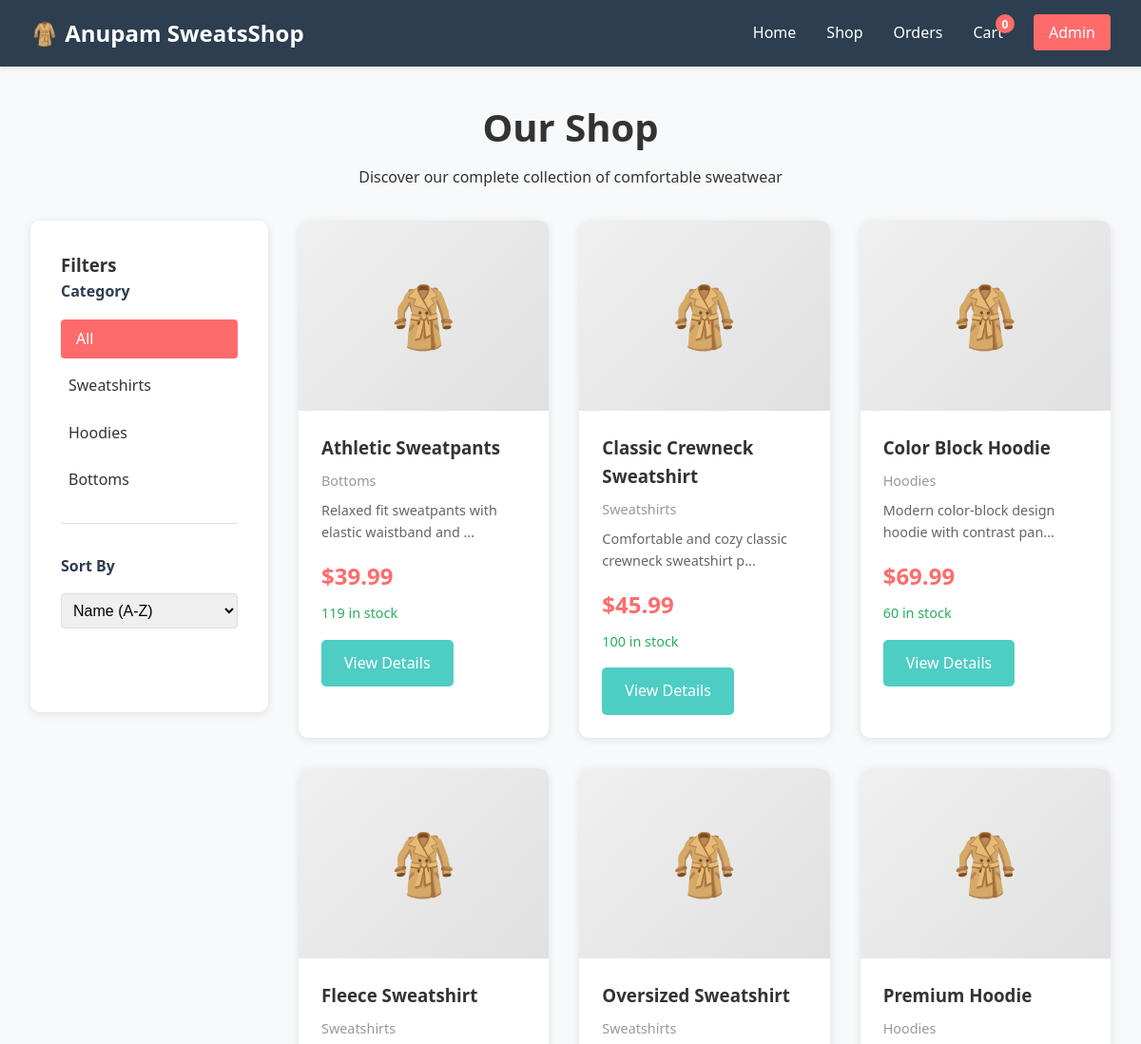
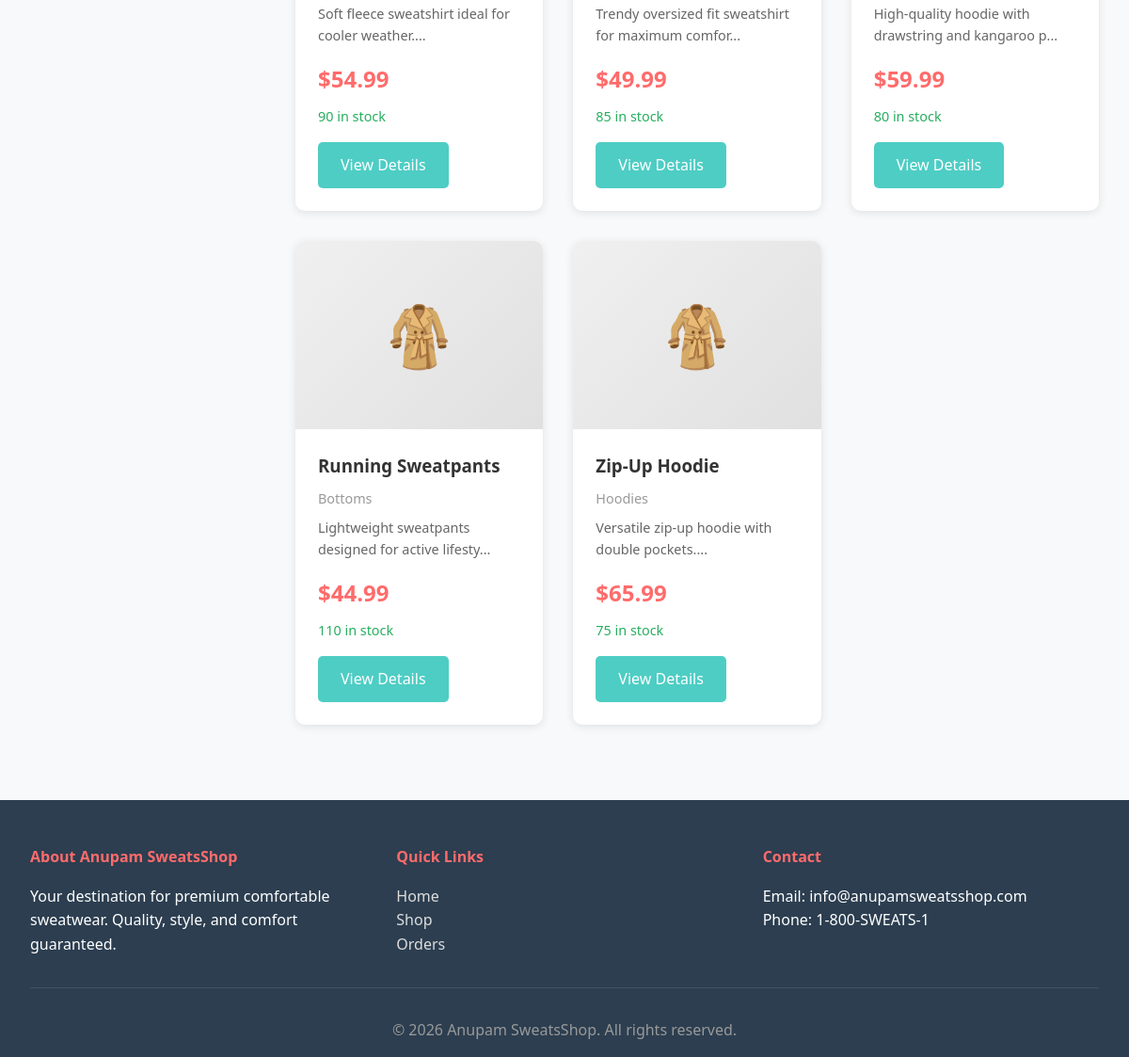
Page /shop on the committed database (2 pictures, top to bottom).
### app.py (models this page shows, shortened)
class Product(db.Model):
    __tablename__ = 'products'
    id = db.Column(db.Integer, primary_key=True)
    name = db.Column(db.String(100), nullable=False, unique=True)
    description = db.Column(db.Text)
    price = db.Column(db.Float, nullable=False)
    stock = db.Column(db.Integer, default=0)
    category = db.Column(db.String(50))
    image_url = db.Column(db.String(255))
    created_at = db.Column(db.DateTime, default=datetime.utcnow)
    orders = db.relationship('OrderItem', backref='product', lazy=True)

### app.py (the view)
@app.route('/shop')
def shop():
    category = request.args.get('category', None)
    sort = request.args.get('sort', 'name')
    query = Product.query
    if category:
        query = query.filter_by(category=category)
    if sort == 'price_low':
        query = query.order_by(Product.price.asc())
    elif sort == 'price_high':
        query = query.order_by(Product.price.desc())
    elif sort == 'newest':
        query = query.order_by(Product.created_at.desc())
    else:
        query = query.order_by(Product.name.asc())
    products = query.all()
    categories = db.session.query(Product.category).distinct().all()
    return render_template('shop.html', products=products, categories=categories, current_category=category)

### app.py (called while the page is built)
def get_cart_from_session():
    return session.get('cart', {})

@app.context_processor
def inject_cart_count():
    cart = get_cart_from_session()
    cart_count = sum(item['quantity'] for item in cart.values())
    return dict(cart_count=cart_count)

### templates/shop.html (shortened to what this page needs)
{% extends 'base.html' %}
{% block content %}
<div class="shop-header">
    <h1>Our Shop</h1>
    <p>Discover our complete collection of comfortable sweatwear</p>
</div>
<div class="shop-container">
    <aside class="shop-sidebar">
        <h3>Filters</h3>
        <div class="filter-group">
            <h4>Category</h4>
            <div class="filter-options">
                <a href="/shop" class="filter-link {% if not current_category %}active{% endif %}">All</a>
                {% for cat in categories %}
                    <a href="/shop?category={{ cat[0] }}"
                       class="filter-link {% if current_category == cat[0] %}active{% endif %}">
                        {{ cat[0] }}
                    </a>
                {% endfor %}
            </div>
        </div>
        <div class="filter-group">
            <h4>Sort By</h4>
            <select class="sort-select" onchange="window.location.href='/shop?sort=' + this.value">
                <option value="name">Name (A-Z)</option>
            </select>
        </div>
    </aside>
    <section class="shop-products">
        <div class="products-grid">
            {% if products %}
                {% for product in products %}
                <div class="product-card">
                    <div class="product-image">
                        <div class="product-placeholder">🧥</div>
                    </div>
                    <div class="product-info">
                        <h3>{{ product.name }}</h3>
                        <p class="category">{{ product.category }}</p>
                        <p class="description">{{ product.description[:50] }}...</p>
                        <p class="price">${{ "%.2f"|format(product.price) }}</p>
                        <p class="stock {% if product.stock > 0 %}in-stock{% else %}out-of-stock{% endif %}">
                            {% if product.stock > 0 %}
                                {{ product.stock }} in stock
                            {% else %}
                                Out of Stock
                            {% endif %}
                        </p>
                        <a href="/product/{{ product.id }}" class="btn btn-secondary">View Details</a>
                    </div>
                </div>
                {% endfor %}
            {% else %}
                <div class="no-products">
                    <p>No products found in this category.</p>
                    <a href="/shop" class="btn btn-primary">View All Products</a>
                </div>
            {% endif %}
        </div>
    </section>
</div>
{% endblock %}

### static/css/style.css (style rules this page uses)
* { margin: 0; padding: 0; box-sizing: border-box; }
:root { --primary-color: #ff6b6b; --secondary-color: #4ecdc4; --dark-color: #2c3e50; --light-color: #ecf0f1; --text-color: #333; --border-color: #ddd; --success-color: #27ae60; --warning-color: #f39c12; --danger-color: #e74c3c; }
html { scroll-behavior: smooth; }
body { font-family: 'Segoe UI', Tahoma, Geneva, Verdana, sans-serif; line-height: 1.6; color: var(--text-color); background-color: #f8f9fa; }
.btn { padding: 0.75rem 1.5rem; border: none; border-radius: 5px; cursor: pointer; font-size: 1rem; transition: all 0.3s; text-decoration: none; display: inline-block; text-align: center; font-weight: 500; }
.btn-secondary { background-color: var(--secondary-color); color: white; }
.products-grid { display: grid; grid-template-columns: repeat(auto-fill, minmax(250px, 1fr)); gap: 2rem; }
.product-card { background: white; border-radius: 10px; overflow: hidden; box-shadow: 0 2px 10px rgba(0,0,0,0.1); transition: transform 0.3s, box-shadow 0.3s; }
.product-image { background: linear-gradient(135deg, #f0f0f0, #e0e0e0); padding: 2rem; text-align: center; position: relative; min-height: 200px; display: flex; align-items: center; justify-content: center; }
.product-placeholder { font-size: 4rem; animation: sway 3s ease-in-out infinite; }
.product-info { padding: 1.5rem; }
.product-info h3 { margin-bottom: 0.5rem; color: var(--text-color); }
.category { color: #999; font-size: 0.9rem; margin-bottom: 0.5rem; }
.description { color: #666; font-size: 0.9rem; margin-bottom: 1rem; }
.price { font-size: 1.5rem; font-weight: bold; color: var(--primary-color); margin-bottom: 0.5rem; }
.stock { font-size: 0.9rem; margin-bottom: 1rem; }
.stock.in-stock { color: var(--success-color); }
.shop-header { text-align: center; margin-bottom: 2rem; }
.shop-header h1 { font-size: 2.5rem; margin-bottom: 0.5rem; }
.shop-container { display: grid; grid-template-columns: 250px 1fr; gap: 2rem; }
.shop-sidebar { background: white; padding: 2rem; border-radius: 10px; box-shadow: 0 2px 10px rgba(0,0,0,0.1); height: fit-content; position: sticky; top: 100px; }
.filter-group { margin-bottom: 2rem; padding-bottom: 1.5rem; border-bottom: 1px solid var(--border-color); }
.filter-group:last-child { border-bottom: none; }
.filter-group h4 { margin-bottom: 1rem; color: var(--dark-color); }
.filter-options { display: flex; flex-direction: column; gap: 0.5rem; }
.filter-link { color: var(--text-color); text-decoration: none; padding: 0.5rem; border-radius: 4px; transition: all 0.3s; }
.filter-link:hover, .filter-link.active { background-color: var(--primary-color); color: white; padding-left: 1rem; }
.sort-select { width: 100%; padding: 0.5rem; border: 1px solid var(--border-color); border-radius: 4px; font-size: 1rem; }

### rows in the picture
Product: name "Athletic Sweatpants", category "Bottoms", description "Relaxed fit sweatpants with elastic waistband and", price "39.99", stock "119"
Product: name "Classic Crewneck Sweatshirt", category "Sweatshirts", description "Comfortable and cozy classic crewneck sweatshirt p", price "45.99", stock "100"
Product: name "Color Block Hoodie", category "Hoodies", description "Modern color-block design hoodie with contrast pan", price "69.99", stock "60"
Product: name "Fleece Sweatshirt", category "Sweatshirts", description "Soft fleece sweatshirt ideal for cooler weather.", price "54.99", stock "90"
Product: name "Oversized Sweatshirt", category "Sweatshirts", description "Trendy oversized fit sweatshirt for maximum comfor", price "49.99", stock "85"
Product: name "Premium Hoodie", category "Hoodies", description "High-quality hoodie with drawstring and kangaroo p", price "59.99", stock "80"
Product: name "Running Sweatpants", category "Bottoms", description "Lightweight sweatpants designed for active lifesty", price "44.99", stock "110"
Product: name "Zip-Up Hoodie", category "Hoodies", description "Versatile zip-up hoodie with double pockets.", price "65.99", stock "75"

### other values in the picture
{{ cart_count }} "0"
{{ cat[0] }} "Sweatshirts" "Hoodies" "Bottoms"
